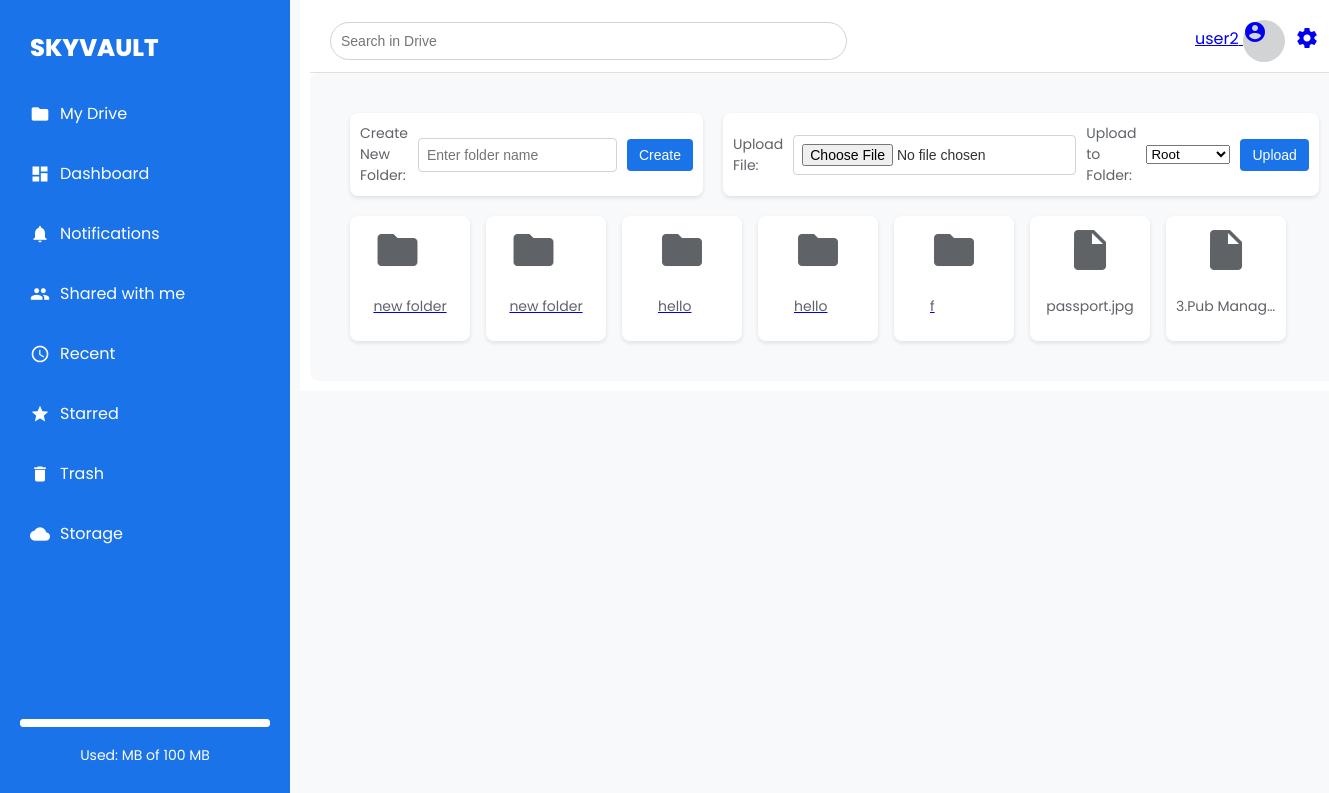
Page /vault/ (signed in) on the earlier database version.
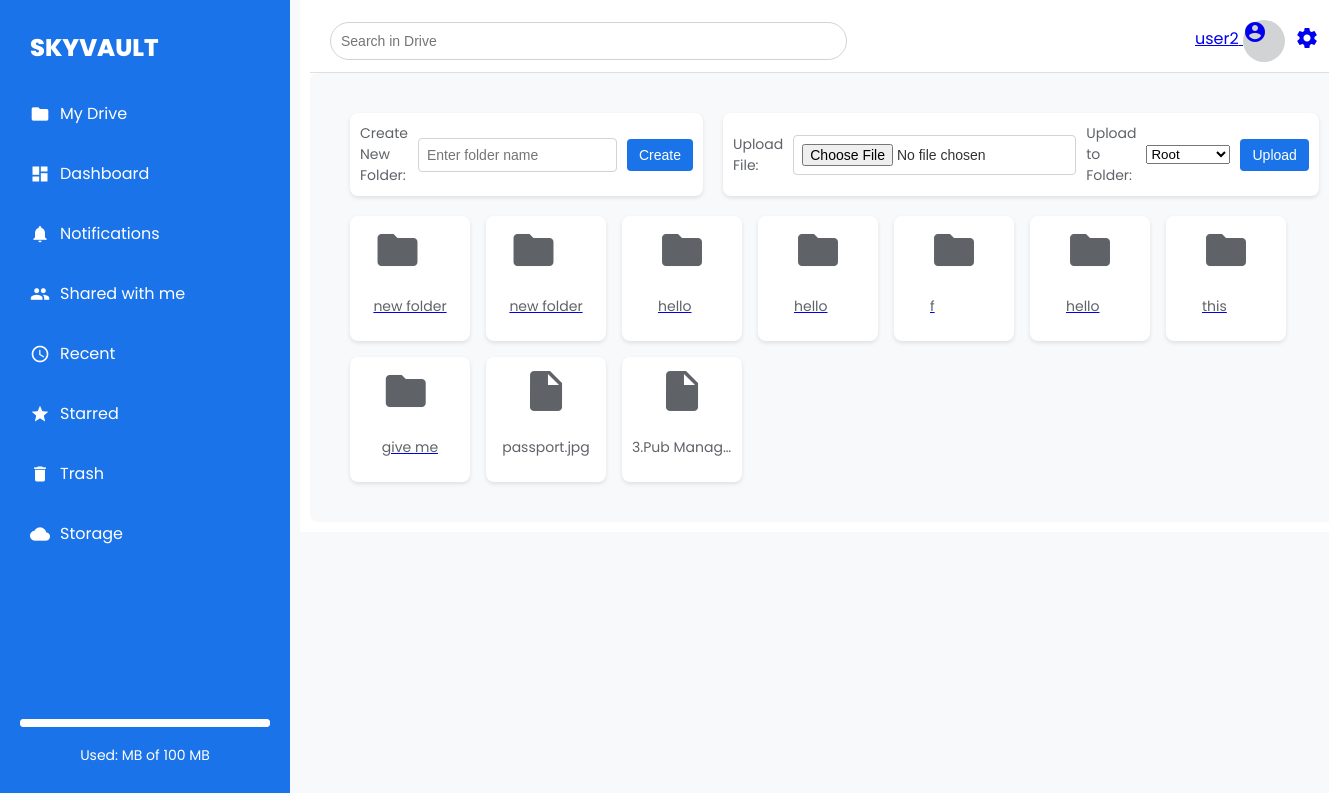
Same page on the later database version.
### vault/models.py (models this page shows, shortened)
class Folder(models.Model):
    user = models.ForeignKey(User, on_delete=models.CASCADE)
    name = models.CharField(max_length=255)
    parent_folder = models.ForeignKey('self', on_delete=models.CASCADE, blank=True, null=True, related_name='subfolders')
    created_at = models.DateTimeField(auto_now_add=True)

class File(models.Model):
    user = models.ForeignKey(User, on_delete=models.CASCADE)
    folder = models.ForeignKey(Folder, on_delete=models.CASCADE, blank=True, null=True, related_name='files')
    name = models.CharField(max_length=255)
    uploaded_file = models.FileField(upload_to='user_files/')
    size = models.PositiveIntegerField()  # Size in bytes
    trashed = models.BooleanField(default=False)
    shared_with = models.ManyToManyField(User, related_name='shared_files', blank=True)
    created_at = models.DateTimeField(auto_now_add=True)
    starred = models.BooleanField(default=False)

### vault/views.py (the view, shortened to what this page needs)
# urls.py: path("", views.vault_home, name="vault_home"),
@login_required
def vault_home(request):
    folders = Folder.objects.filter(user=request.user)
    files = File.objects.filter(user=request.user, trashed=False)
    folder_form = FolderForm()
    file_form = FileUploadForm()
    return render(request, 'vault/vault.html', {
        'folders': folders,
        'files': files,
        'folder_form': folder_form,
        'file_form': file_form,
    })

### vault/forms.py
class FolderForm(forms.ModelForm):
    class Meta:
        model = Folder
        fields = ['name']

class FileUploadForm(forms.ModelForm):
    class Meta:
        model = File
        fields = ['uploaded_file']

### vault/templatetags/custom_filters.py (called while the page is built)
@register.filter
def endswith(value, arg):
    return value.lower().endswith(arg.split(','))

### templates/vault/vault.html (shortened to what this page needs)
{% extends 'base.html' %}
{% load static %}
{% load custom_filters %}
{% block content %}
<div class="drive-container">
    <div class="drive-header">
        <form method="post" action="{% url 'create_folder' %}" enctype="multipart/form-data">
            <label for="folder_name">Create New Folder:</label>
            <input type="text" name="folder_name" id="folder_name" placeholder="Enter folder name" required>
            <button type="submit">Create</button>
        </form>
        <form method="post" action="{% url 'upload_file' %}" enctype="multipart/form-data">
            <label for="uploaded-file">Upload File:</label>
            <input type="file" name="uploaded_file" id="uploaded-file" required>
            <label for="folder">Upload to Folder:</label>
            <select name="folder_id" id="folder">
                <option value="">Root</option>
            </select>
            <button type="submit">Upload</button>
        </form>
    </div>
    {% include "vault/_file_grid.html" with folders=folders files=files %}
</div>
{% endblock %}

### templates/vault/_file_grid.html
{% load custom_filters %}
<div class="file-grid">
  {% for folder in folders %}
  <div class="file-item">
      <a href="{% url 'view_folder' folder.id %}">
          <span class="material-icons">folder</span>
          <p>{{ folder.name }}</p>
      </a>
  </div>
  {% endfor %}
  {% for file in files %}
  <div class="file-item">
      {% if file.uploaded_file.name|lower|endswith:".jpg" or file.uploaded_file.name|lower|endswith:".png" %}
          <img src="{{ file.uploaded_file.url }}" alt="{{ file.name }}" class="file-icon">
      {% else %}
          <span class="material-icons">insert_drive_file</span>
      {% endif %}
      <p>{{ file.name }}</p>
  </div>
  {% endfor %}
</div>

Differences in the rows shown:
added Folder: name "hello"
added Folder: name "this"
added Folder: name "give me"
